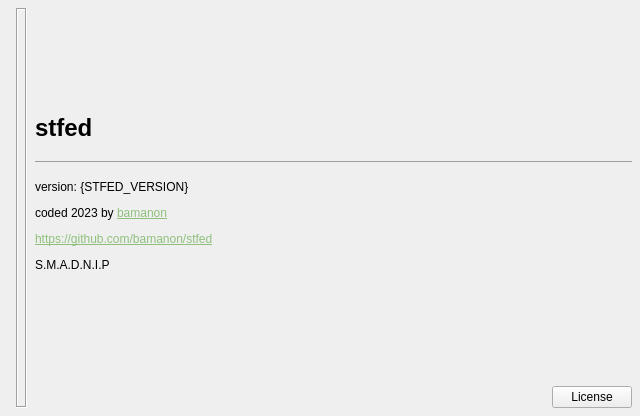
<?xml version="1.0" encoding="UTF-8"?>
<ui version="4.0">
 <class>AboutWindow</class>
 <widget class="QWidget" name="AboutWindow">
  <property name="windowModality">
   <enum>Qt::ApplicationModal</enum>
  </property>
  <property name="geometry">
   <rect>
    <x>0</x>
    <y>0</y>
    <width>640</width>
    <height>416</height>
   </rect>
  </property>
  <property name="sizePolicy">
   <sizepolicy hsizetype="Fixed" vsizetype="Fixed">
    <horstretch>1</horstretch>
    <verstretch>1</verstretch>
   </sizepolicy>
  </property>
  <property name="windowTitle">
   <string>About - stfed</string>
  </property>
  <property name="windowIcon">
   <iconset>
    <normalon>resources/icon.ico</normalon>
   </iconset>
  </property>
  <property name="styleSheet">
   <string notr="true"/>
  </property>
  <layout class="QVBoxLayout" name="verticalLayout">
   <property name="spacing">
    <number>0</number>
   </property>
   <property name="leftMargin">
    <number>8</number>
   </property>
   <property name="topMargin">
    <number>8</number>
   </property>
   <property name="rightMargin">
    <number>8</number>
   </property>
   <property name="bottomMargin">
    <number>8</number>
   </property>
   <item>
    <layout class="QHBoxLayout" name="horizontalLayout">
     <property name="spacing">
      <number>8</number>
     </property>
     <property name="leftMargin">
      <number>8</number>
     </property>
     <item>
      <widget class="QLabel" name="about_image">
       <property name="frameShape">
        <enum>QFrame::Box</enum>
       </property>
       <property name="frameShadow">
        <enum>QFrame::Sunken</enum>
       </property>
       <property name="text">
        <string/>
       </property>
       <property name="pixmap">
        <pixmap>resources/about-pic.png</pixmap>
       </property>
      </widget>
     </item>
     <item>
      <layout class="QVBoxLayout" name="verticalLayout_2">
       <property name="topMargin">
        <number>0</number>
       </property>
       <property name="rightMargin">
        <number>0</number>
       </property>
       <property name="bottomMargin">
        <number>0</number>
       </property>
       <item>
        <spacer name="verticalSpacer_2">
         <property name="orientation">
          <enum>Qt::Vertical</enum>
         </property>
         <property name="sizeHint" stdset="0">
          <size>
           <width>20</width>
           <height>40</height>
          </size>
         </property>
        </spacer>
       </item>
       <item>
        <widget class="QLabel" name="about_label">
         <property name="text">
          <string>&lt;html&gt;&lt;head/&gt;&lt;body&gt;&lt;h1 style=&quot; margin-top:18px; margin-bottom:12px; margin-left:0px; margin-right:0px; -qt-block-indent:0; text-indent:0px;&quot;&gt;&lt;span style=&quot; font-size:xx-large; font-weight:600;&quot;&gt;stfed&lt;/span&gt;&lt;/h1&gt;&lt;hr/&gt;&lt;p&gt;version: {STFED_VERSION}&lt;/p&gt;&lt;p&gt;coded 2023 by &lt;a href=&quot;mailto:bamanon@tznvy.eu&quot;&gt;&lt;span style=&quot; text-decoration: underline; color:#8ec07c;&quot;&gt;bamanon&lt;/span&gt;&lt;/a&gt;&lt;/p&gt;&lt;p&gt;&lt;a href=&quot;https://github.com/bamanon/stfed&quot;&gt;&lt;span style=&quot; text-decoration: underline; color:#8ec07c;&quot;&gt;https://github.com/bamanon/stfed&lt;/span&gt;&lt;/a&gt;&lt;/p&gt;&lt;p&gt;S.M.A.D.N.I.P&lt;/p&gt;&lt;/body&gt;&lt;/html&gt;</string>
         </property>
         <property name="textInteractionFlags">
          <set>Qt::TextBrowserInteraction</set>
         </property>
        </widget>
       </item>
       <item>
        <spacer name="verticalSpacer">
         <property name="orientation">
          <enum>Qt::Vertical</enum>
         </property>
         <property name="sizeHint" stdset="0">
          <size>
           <width>20</width>
           <height>40</height>
          </size>
         </property>
        </spacer>
       </item>
       <item>
        <layout class="QHBoxLayout" name="horizontalLayout_2">
         <item>
          <spacer name="horizontalSpacer">
           <property name="orientation">
            <enum>Qt::Horizontal</enum>
           </property>
           <property name="sizeHint" stdset="0">
            <size>
             <width>40</width>
             <height>20</height>
            </size>
           </property>
          </spacer>
         </item>
         <item>
          <widget class="QPushButton" name="license_button">
           <property name="text">
            <string>License</string>
           </property>
          </widget>
         </item>
        </layout>
       </item>
      </layout>
     </item>
    </layout>
   </item>
  </layout>
 </widget>
 <resources/>
 <connections/>
</ui>
